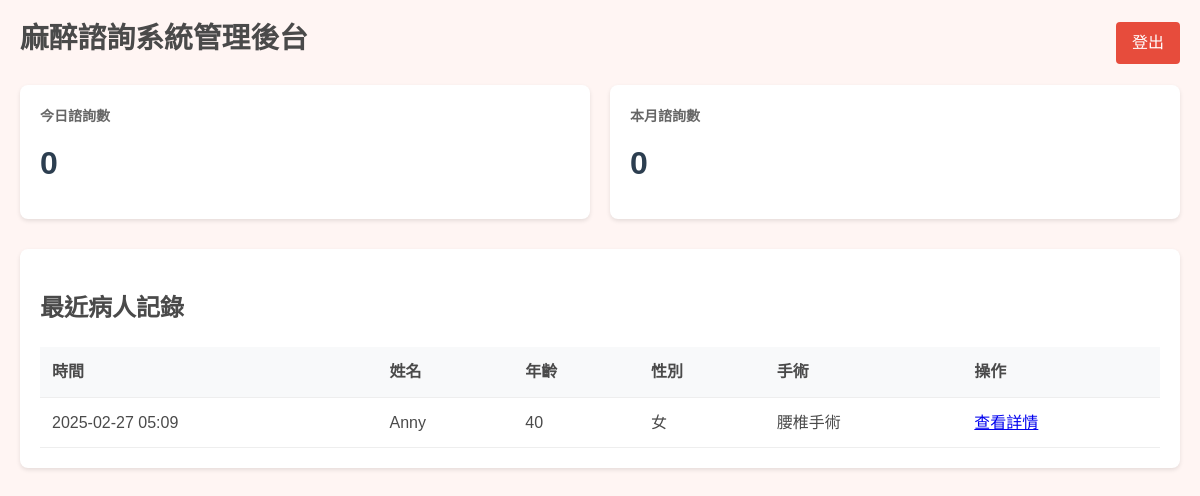
The app's page /admin/dashboard (signed in), older data.
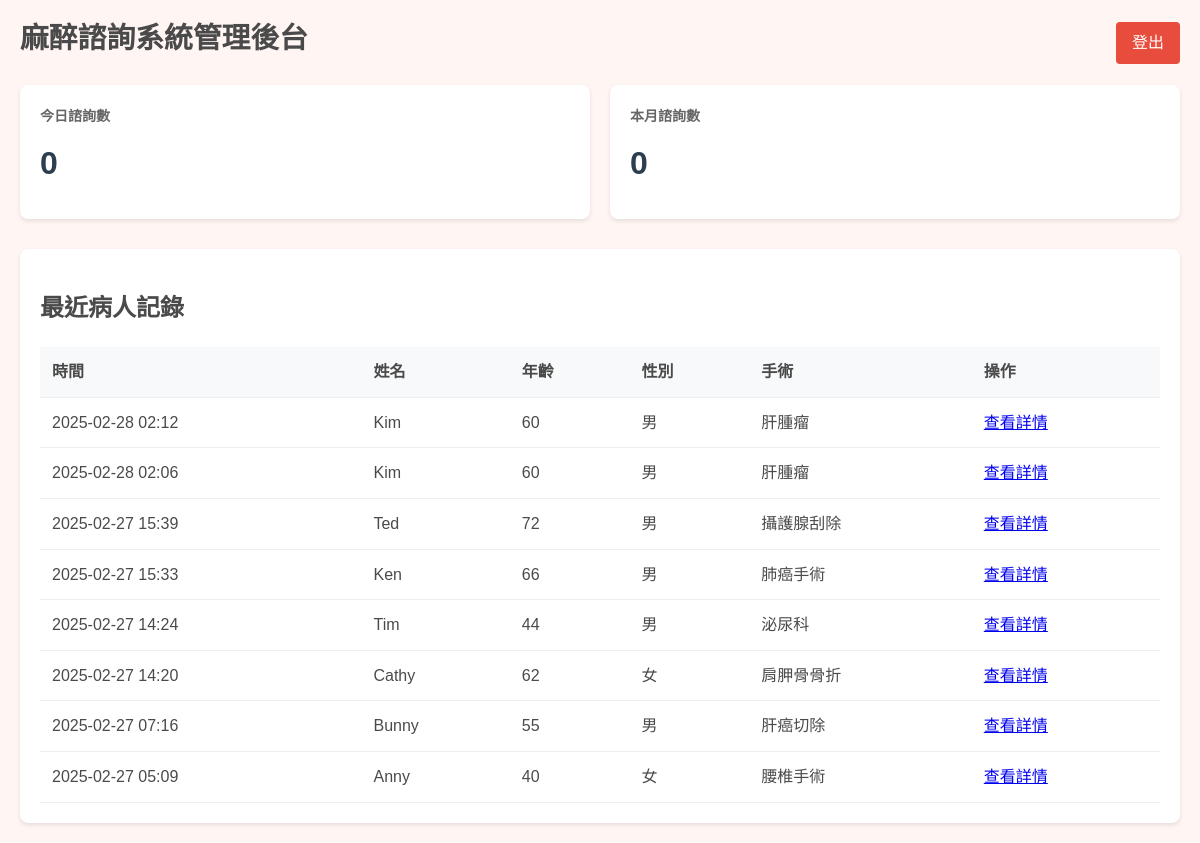
The same page, newer data.
### models.py (models this page shows)
class Patient(db.Model):
    id = db.Column(db.Integer, primary_key=True)
    sex = db.Column(db.String(10))
    age = db.Column(db.Integer)
    name = db.Column(db.String(100))
    operation = db.Column(db.String(200))
    cfs = db.Column(db.String(50))
    medical_history = db.Column(db.Text)
    worry = db.Column(db.Text)
    created_at = db.Column(db.DateTime, default=datetime.utcnow)
    self_pay_items = db.relationship('SelfPayItem', backref='patient', lazy=True)
    chat_history = db.relationship('ChatHistory', backref='patient', lazy=True)

### app.py (the view)
@app.route('/admin/dashboard')
@login_required
def admin_dashboard():
    today = datetime.utcnow().date()
    today_count = Patient.query.filter(
        db.func.date(Patient.created_at) == today
    ).count()
    month_start = today.replace(day=1)
    month_count = Patient.query.filter(
        Patient.created_at >= month_start
    ).count()
    patients = Patient.query.order_by(Patient.created_at.desc()).limit(50).all()
    return render_template('admin.html',
                         today_count=today_count,
                         month_count=month_count,
                         patients=patients)

### models.py (called while the page is built)
def init_login_manager(app):
    login_manager.init_app(app)
    login_manager.login_view = 'login'
    @login_manager.user_loader
    def load_user(user_id):
        return User.query.get(int(user_id))

### templates/admin.html (shortened to what this page needs)
<!DOCTYPE html>
<html lang="zh-TW">
<head>
    <link rel="stylesheet" href="{{ url_for('static', filename='css/style.css') }}">
</head>
<body>
    <div class="dashboard">
        <div class="header">
            <h1>麻醉諮詢系統管理後台</h1>
            <a href="{{ url_for('logout') }}" class="logout-btn">登出</a>
        </div>
        <div class="stats">
            <div class="stat-card">
                <h3>今日諮詢數</h3>
                <div class="number">{{ today_count }}</div>
            </div>
            <div class="stat-card">
                <h3>本月諮詢數</h3>
                <div class="number">{{ month_count }}</div>
            </div>
        </div>
        <div class="patient-list">
            <h2>最近病人記錄</h2>
            <table>
                <thead>
                    <tr>
                        <th>時間</th>
                        <th>姓名</th>
                        <th>年齡</th>
                        <th>性別</th>
                        <th>手術</th>
                        <th>操作</th>
                    </tr>
                </thead>
                <tbody>
                    {% for patient in patients %}
                    <tr>
                        <td>{{ patient.created_at.strftime('%Y-%m-%d %H:%M') }}</td>
                        <td>{{ patient.name }}</td>
                        <td>{{ patient.age }}</td>
                        <td>{{ patient.sex }}</td>
                        <td>{{ patient.operation }}</td>
                        <td>
                            <a href="{{ url_for('patient_detail', id=patient.id) }}">查看詳情</a>
                        </td>
                    </tr>
                    {% endfor %}
                </tbody>
            </table>
        </div>
    </div>
</body>
</html>

### static/css/style.css (style rules this page uses)
body { font-family: "Microsoft JhengHei", "微軟正黑體", sans-serif; margin: 0; padding: 0; background-color: #FFF5F3; color: #4A4A4A; line-height: 1.6; }
h1 { margin: 0; font-size: 1.8em; line-height: 1.3; margin-bottom: 8px; }

### templates/admin.html (style rules this page uses)
.dashboard { padding: 20px; max-width: 1200px; margin: 0 auto; }
.stats { display: flex; gap: 20px; margin-bottom: 30px; }
.stat-card { background: #fff; padding: 20px; border-radius: 8px; box-shadow: 0 2px 4px rgba(0,0,0,0.1); flex: 1; }
.stat-card h3 { margin: 0; color: #666; font-size: 14px; }
.stat-card .number { font-size: 32px; font-weight: bold; color: #2c3e50; margin: 10px 0; }
.patient-list { background: #fff; padding: 20px; border-radius: 8px; box-shadow: 0 2px 4px rgba(0,0,0,0.1); }
.patient-list table { width: 100%; border-collapse: collapse; }
.patient-list th, .patient-list td { padding: 12px; text-align: left; border-bottom: 1px solid #eee; }
.patient-list th { background: #f8f9fa; font-weight: 600; }
.header { display: flex; justify-content: space-between; align-items: center; margin-bottom: 20px; }
.logout-btn { padding: 8px 16px; background: #e74c3c; color: white; text-decoration: none; border-radius: 4px; }

Row changes from the older to the newer data that the page shows:
added Patient: created_at "2025-02-28 02:12", name "Kim", age "60", sex "男", operation "肝腫瘤"
added Patient: created_at "2025-02-28 02:06", name "Kim", age "60", sex "男", operation "肝腫瘤"
added Patient: created_at "2025-02-27 15:39", name "Ted", age "72", sex "男", operation "攝護腺刮除"
added Patient: created_at "2025-02-27 15:33", name "Ken", age "66", sex "男", operation "肺癌手術"
added Patient: created_at "2025-02-27 14:24", name "Tim", age "44", sex "男", operation "泌尿科"
added Patient: created_at "2025-02-27 14:20", name "Cathy", age "62", sex "女", operation "肩胛骨骨折"
added Patient: created_at "2025-02-27 07:16", name "Bunny", age "55", sex "男", operation "肝癌切除"
